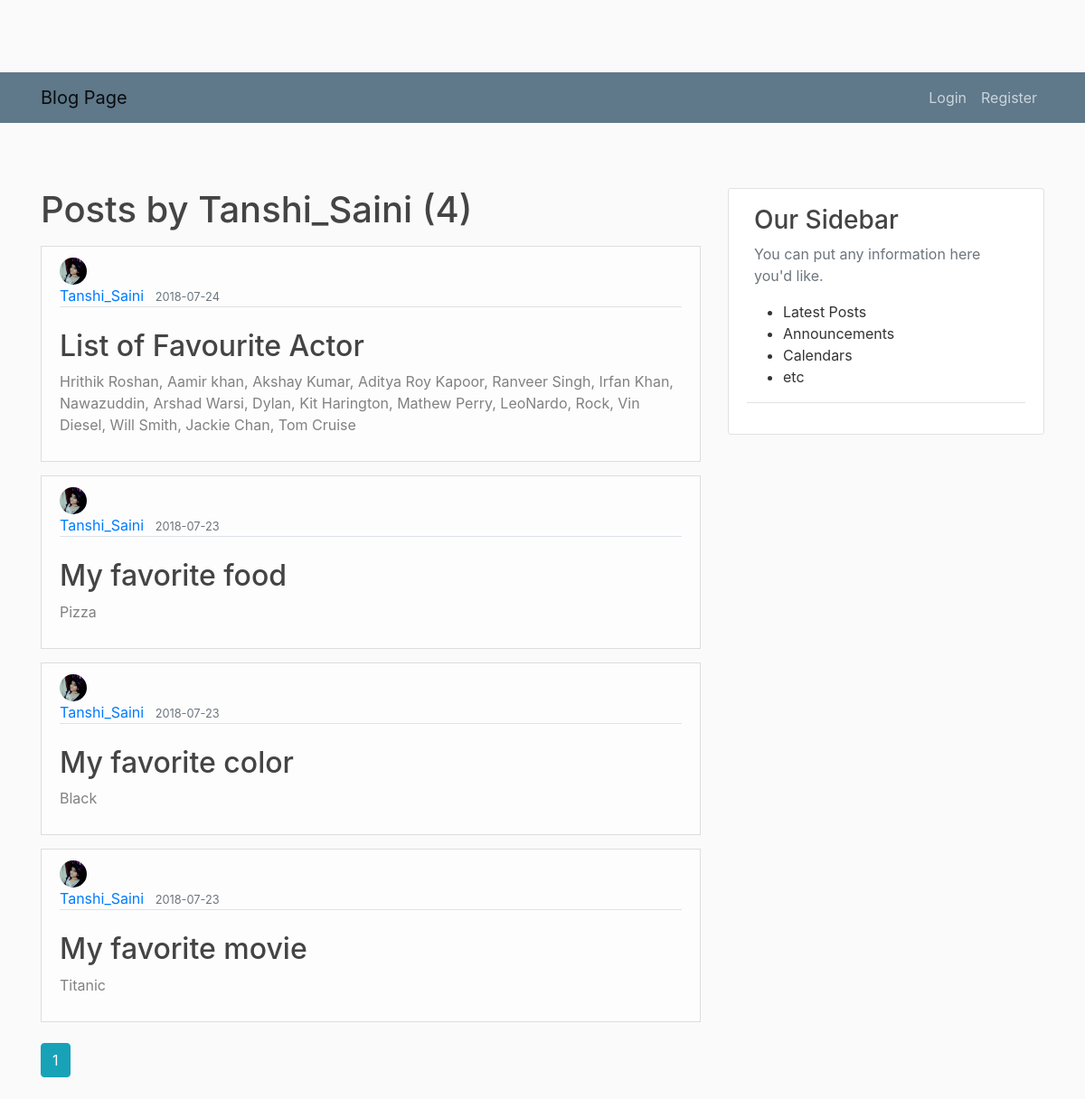
The app's page /user/Tanshi_Saini with its own data.
### app/models.py (models this page shows, shortened)
class User(db.Model , UserMixin):
	id=db.Column(db.Integer , primary_key=True)
	username=db.Column(db.String(20) , unique=True, nullable=False)
	email=db.Column(db.String(50) , unique=True, nullable=False)
	image_file=db.Column(db.String(50),  nullable=False, default='default.jpg')
	password=db.Column(db.String(20) , nullable=False)
	posts=db.relationship('Post', backref='author', lazy=True)

class Post(db.Model):
	id=db.Column(db.Integer , primary_key=True)
	title=db.Column(db.String(100),nullable=False)
	date_posted=db.Column(db.DateTime, nullable=False, default=datetime.utcnow)
	content=db.Column(db.Text,nullable=False)
	user_id=db.Column(db.Integer, db.ForeignKey('user.id'),nullable=False)

### app/users/routes.py (the view)
@users.route("/user/<string:username>")
def user_posts(username):
    page = request.args.get('page', 1, type=int)
    user  = User.query.filter_by(username=username).first_or_404()
    posts = Post.query.filter_by(author=user)\
        .order_by(Post.date_posted.desc())\
        .paginate(page=page , per_page=5)
    return render_template('user_posts.html' , posts=posts , user=user)

### app/templates/user_posts.html (shortened to what this page needs)
{% extends "layout.html" %}
{% block content %}
    <h1 class="mb-3">Posts by {{ user.username }} ({{ posts.total }})</h1>
    {% for post in posts.items %}
        <article class="list-group-item list-group-item-light">
          <img style="width:30px;height:30px" class="rounded-circle article-img" src="{{ url_for('static',filename='profile_pics/' + post.author.image_file) }}">
          <div class="media-body article-container">
            <div class="border-bottom mb-4">
              <a class="mr-2" href="{{ url_for('users.user_posts',username=post.author.username) }}">{{ post.author.username }}</a>
              <small class="text-muted">{{ post.date_posted.strftime('%Y-%m-%d') }}</small>
            </div>
            <h2><a class="article-title" href="{{ url_for('posts.post',post_id=post.id) }}">{{ post.title }}</a></h2>
            <p class="article-content">{{ post.content }}</p>
          </div>
        </article>
    {% endfor %}
    <br>
    {% for page_num in posts.iter_pages(left_edge=1, right_edge=1, left_current=1, right_current=2) %}
      {% if page_num %}
        {% if posts.page == page_num %}
          <a class="btn btn-info mb-4" href="{{ url_for('users.user_posts',username=user.username, page=page_num) }}">{{ page_num }}</a>
        {% else %}
          <a class="btn btn-outline-info mb-4" href="{{ url_for('users.user_posts',username=user.username, page=page_num) }}">{{ page_num }}</a>
        {% endif %}
      {% endif %}
    {% endfor %}
{% endblock content %}

### app/static/main.css (style rules this page uses)
body { background: #fafafa; color: #333333; margin-top: 5rem; }
h1, h2, h3, h4, h5, h6 { color: #444444; }
.article-title { color: #444444; }
.article-content { white-space: pre-line; }
.article-img { height: 65px; width: 65px; margin-right: 16px; }

### records on screen
User: username "Tanshi_Saini"
Post: image_file (picture), author.username "Tanshi_Saini", date_posted "2018-07-24", title "List of Favourite Actor", content "Hrithik Roshan, Aamir khan, Akshay Kumar, Aditya Roy Kapoor, Ranveer Singh, Irfan Khan, Nawazuddin, Arshad Warsi, Dylan, Kit Harington, Mathew Perry, LeoNardo, Rock, Vin Diesel, Will Smith, Jackie Chan, Tom Cruise"
Post: image_file (picture), author.username "Tanshi_Saini", date_posted "2018-07-23", title "My favorite food", content "Pizza"
Post: image_file (picture), author.username "Tanshi_Saini", date_posted "2018-07-23", title "My favorite color", content "Black"
Post: image_file (picture), author.username "Tanshi_Saini", date_posted "2018-07-23", title "My favorite movie", content "Titanic"

### other values on screen
{{ posts.total }} "4"
{{ page_num }} "1"
